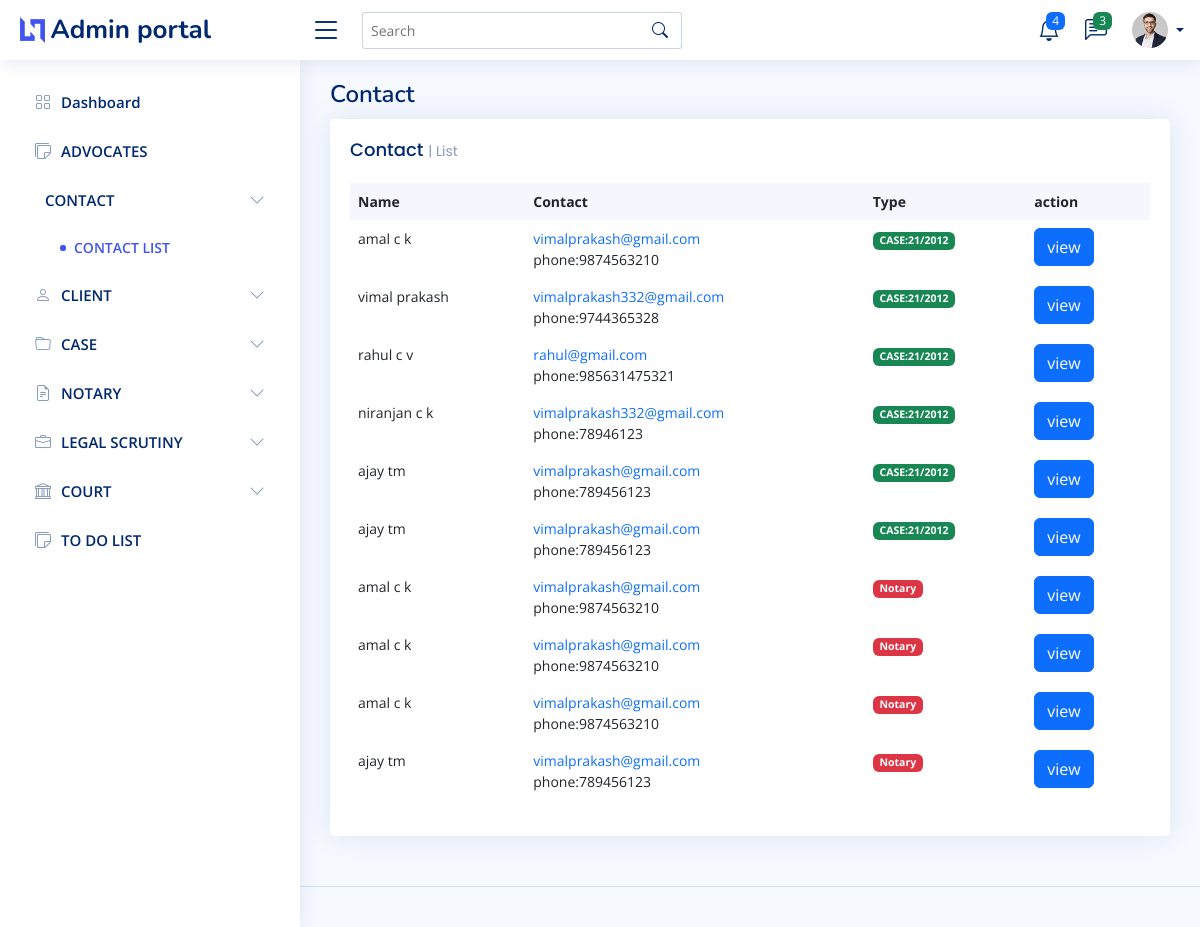
Before: /contact with the older database file.
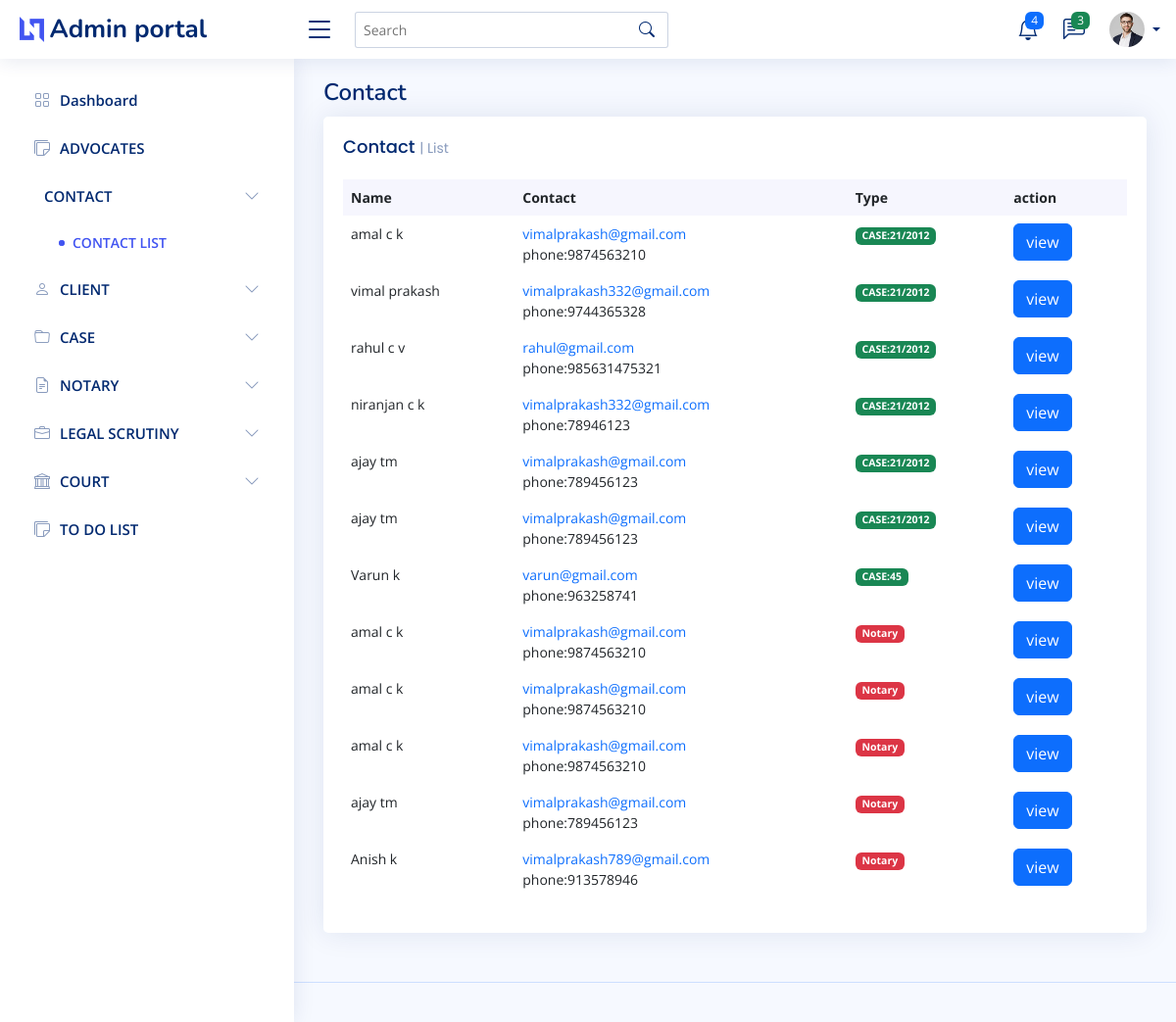
After: the same page with the newer database file.
### Admin_user/models.py (models this page shows, shortened)
class client(models.Model):
    First_name=models.CharField(max_length=50)
    Last_name=models.CharField(max_length=50)
    Address=models.ForeignKey(Address,null=True, on_delete=models.SET_NULL)
    Category=models.CharField(max_length=50,null=True)
    is_case=models.BooleanField(default=False)
    phone=models.IntegerField(null=True)
    email=models.CharField(max_length=50,null=True)
    def __str__(self) :
        return self.First_name+" "+self.Last_name

class CaseRegister(models.Model):
    client_name=models.ForeignKey(client, on_delete=models.CASCADE)
    case_number=models.CharField(max_length=50)
    year=models.IntegerField()
    incident=models.CharField(max_length=50,null=True)
    advocate=models.ForeignKey(Advocate,null=True,on_delete=models.SET_NULL)
    Filling_Date=models.DateField(auto_now=False, auto_now_add=False,null=True)
    First_hearing_date=models.DateField(auto_now=False, auto_now_add=False,null=True)
    Next_hearing_date=models.DateField(auto_now=False, auto_now_add=False,null=True)
    Fir_date=models.DateField(auto_now=False, auto_now_add=False,null=True)
    Fir_number=models.IntegerField(null=True)
    Fir_policeStation=models.CharField(max_length=50,null=True)
    case_category=models.ForeignKey(CaseCategory,null=True,on_delete=models.SET_NULL)
    status=models.CharField(max_length=20,choices=status_choice,null=True,default=1)

### Admin_user/views.py (the view)
# urls.py: path("contact",contact,name="contact"),
def contact(request):
    if  (request.user.is_authenticated and check_user_is_admin(request)):
        return redirect("/login")
    context={"title":"Contact"}
    context["contact"]=True
    contact=[]
    cases=CaseRegister.objects.all()
    notarys=NotaryModel.objects.all()
    for i in cases:
        dict={}
        dict["name"]=i.client_name
        dict["email"]=i.client_name.email
        dict["phone"]=i.client_name.phone
        dict["case"]=i.case_number
        contact.append(dict)
    for i in notarys:
        dict={}
        dict["name"]=i.client_name
        dict["email"]=i.client_name.email
        dict["phone"]=i.client_name.phone
        dict["notary"]=True
        contact.append(dict)
    context["contact"]=contact
    return render(request,"admin/contact.html",context)

### templates/admin/contact.html (shortened to what this page needs)
{% extends 'admin/main.html' %}
{% block content %}
<div class="col-12">
    <div class="card recent-sales overflow-auto">
      <div class="card-body">
        <h5 class="card-title">Contact <span>| List</span></h5>
        <table class="table table-borderless datatable">
          <thead>
            <tr>
              <th scope="col">Name </th>
              <th scope="col">Contact</th>
              <th scope="col">Type</th>
              <th scope="col">action</th>
            </tr>
          </thead>
          <tbody>
            {% for i in contact %}
            <tr>
              <td>
                {{i.name}}
              </td>
              <td><a href="#basicModal{{i.phone}}" class="text-primary">{{i.email}}</a><br>phone:{{i.phone}}</td>
              {% if i.case %}<td><span class="badge bg-success">CASE:{{i.case}}</span></td>{% endif %}
              {% if i.notary %}<td><span class="badge bg-danger">Notary</span></td>{% endif %}
              <td><button type="button" class="btn btn-primary" data-bs-toggle="modal" data-bs-target="#basicModal{{i.phone}}">
                view
              </button>
              </td>
              </tr>
            {% endfor %}
          </tbody>
        </table>
      </div>
    </div>
  </div>
{% endblock content %}

Changed rows visible on the page:
added client: name "Varun k", email "varun@gmail.com", phone "963258741", case "45"
added client: name "Anish k", email "vimalprakash789@gmail.com", phone "913578946", shows "Notary"
